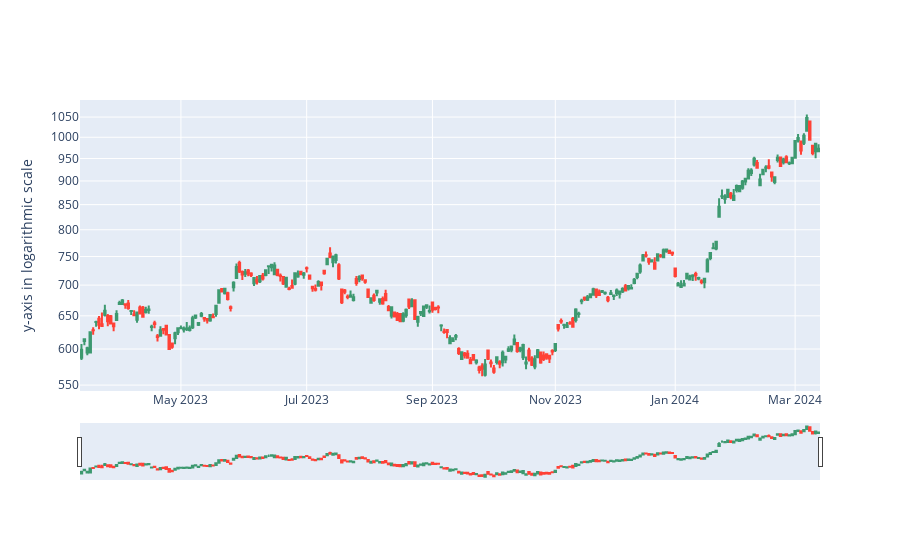

Here is the notebook cell this chart was saved with:
### Code cell
nvda = yf.Ticker("NVDA")
amd = yf.Ticker("amd")
asml = yf.Ticker("asml")
sp500 = yf.Ticker("^GSPC")
stoxx50 = yf.Ticker("^STOXX50E")

# get historical market data
df = asml.history(period="1y", interval="1d")

fig = go.Figure(data=[go.Candlestick(x=df.index,
                                     open=df['Open'],
                                     high=df['High'],
                                     low=df['Low'],
                                     close=df['Close']
                                     )])

begin_date, end_date = [df.iloc[0].name, df.iloc[-1].name]
df = df.reindex(pd.date_range(begin_date, end_date, freq='D'))
datebreaks = df['Close'][df['Close'].isnull()].index
fig.update_xaxes(rangebreaks=[dict(values=datebreaks)])

fig.update_yaxes(title_text="y-axis in logarithmic scale", type="log")

fig.show()
